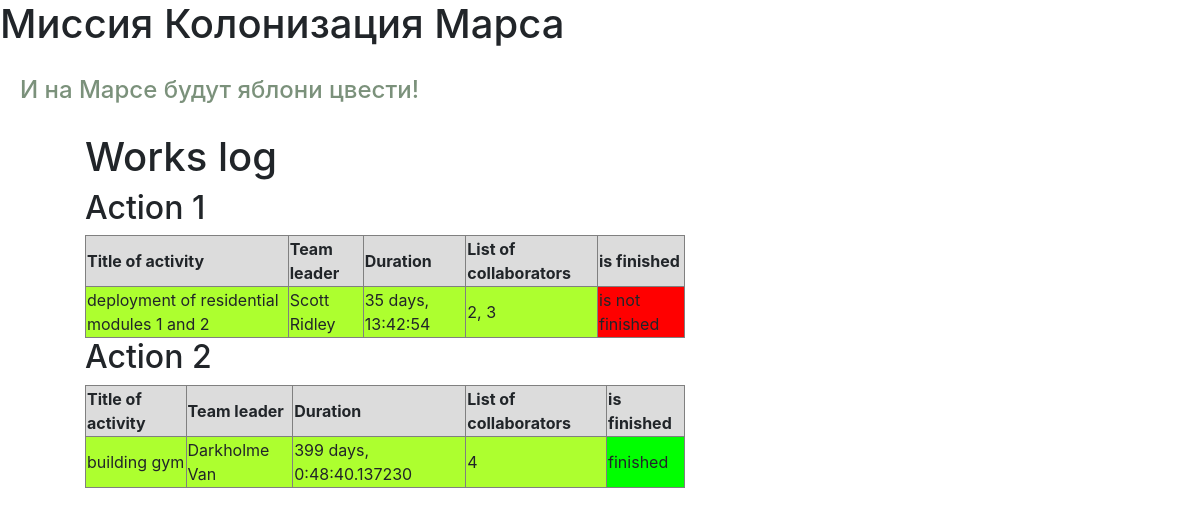
Before: / with the older database file.
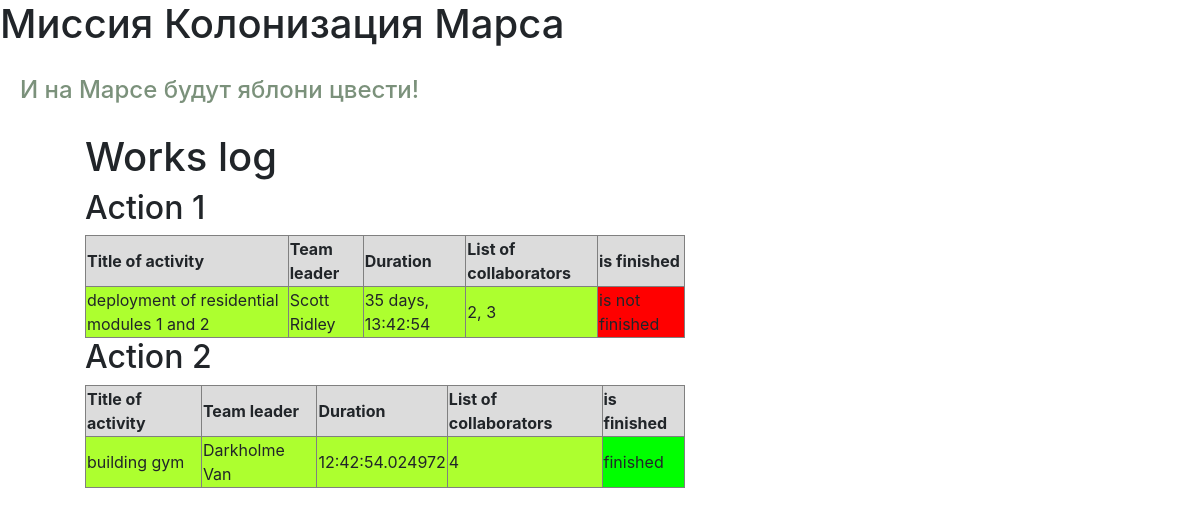
After: the same page with the newer database file.
### data/jobs.py (models this page shows)
class Jobs(SqlAlchemyBase):
    __tablename__ = 'jobs'
    id = sqlalchemy.Column(sqlalchemy.Integer,
                           primary_key=True, autoincrement=True)
    job = sqlalchemy.Column(sqlalchemy.String, nullable=True)
    work_size = sqlalchemy.Column(sqlalchemy.Integer)
    collaborators = sqlalchemy.Column(sqlalchemy.String)
    start_date = sqlalchemy.Column(sqlalchemy.DateTime)
    end_date = sqlalchemy.Column(sqlalchemy.DateTime)
    is_finished = sqlalchemy.Column(sqlalchemy.Boolean)
    team_leader = sqlalchemy.Column(sqlalchemy.Integer,
                                    sqlalchemy.ForeignKey("users.id"))
    user = orm.relation('User')

### main.py (the view)
@app.route("/")
def index():
    db_sess = db_session.create_session()
    param = {"jobs": []}
    for el in db_sess.query(Jobs).all():
        job = {"id": el.id, "job": el.job,
               "team_leader": db_sess.query(User).filter(
                   User.id == el.team_leader).first().surname + ' ' + db_sess.query(User).filter(
                   User.id == el.team_leader).first().name,
               "collaborators": el.collaborators, "finished": el.is_finished}
        if el.is_finished:
            job["duration"] = el.end_date - el.start_date
        else:
            job["duration"] = datetime.datetime.now() - el.start_date
        param["jobs"].append(job)
    return render_template("action.html", **param)

### data/db_session.py (called while the page is built)
def create_session() -> Session:
    global __factory
    return __factory()

### templates/action.html
{% extends "base.html" %}
{% block content %}
<ul>
    <h1>Works log</h1>
    {% for action in jobs %}
    <h2>Action {{ action["id"] }}</h2>
    <table>
        <tr>
            <th style="background-color:Gainsboro">Title of activity</th>
            <th style="background-color:Gainsboro">Team leader</th>
            <th style="background-color:Gainsboro">Duration</th>
            <th style="background-color:Gainsboro">List of collaborators</th>
            <th style="background-color:Gainsboro">is finished</th>
        </tr>
        <tr>
            <td style="background-color:GreenYellow">{{ action["job"] }}</td>
            <td style="background-color:GreenYellow">{{ action["team_leader"] }}</td>
            <td style="background-color:GreenYellow">{{ action["duration"] }}</td>
            <td style="background-color:GreenYellow">{{ action["collaborators"] }}</td>
            {% if action["finished"] == True %}
            <td style="background-color:Lime">finished</td>
            {% else %}
            <td style="background-color:Red">is not finished</td>
            {% endif %}
        </tr>
    </table>
    {% endfor %}
</ul>
{% endblock %}

### templates/base.html (shortened to what this page needs)
<!DOCTYPE html>
<html lang="en">
<head>
    <link rel="stylesheet"
          href="https://stackpath.bootstrapcdn.com/bootstrap/4.4.1/css/bootstrap.min.css"
>
    <link rel="stylesheet" type="text/css" href="{{ url_for('static', filename='css/style.css') }}" />
    </head>
    <body>
        <h1>Миссия Колонизация Марса</h1>
	<h4>И на Марсе будут яблони цвести!</h4>
	<main role="main" class="container">
    		{% block content %}{% endblock %}
	</main>
    </body>
</html>

### static/css/style.css (style rules this page uses)
h4 { color: #7b917b; padding: 20px; }
table { border: 1px solid grey; }
th { border: 1px solid grey; }
td { border: 1px solid grey; }
table { width: 100%; }
table { width: 600px; }

Changed rows visible on the page:
changed Jobs "building gym": duration "399 days, 0:48:40.137230" → "12:42:54.024972"
